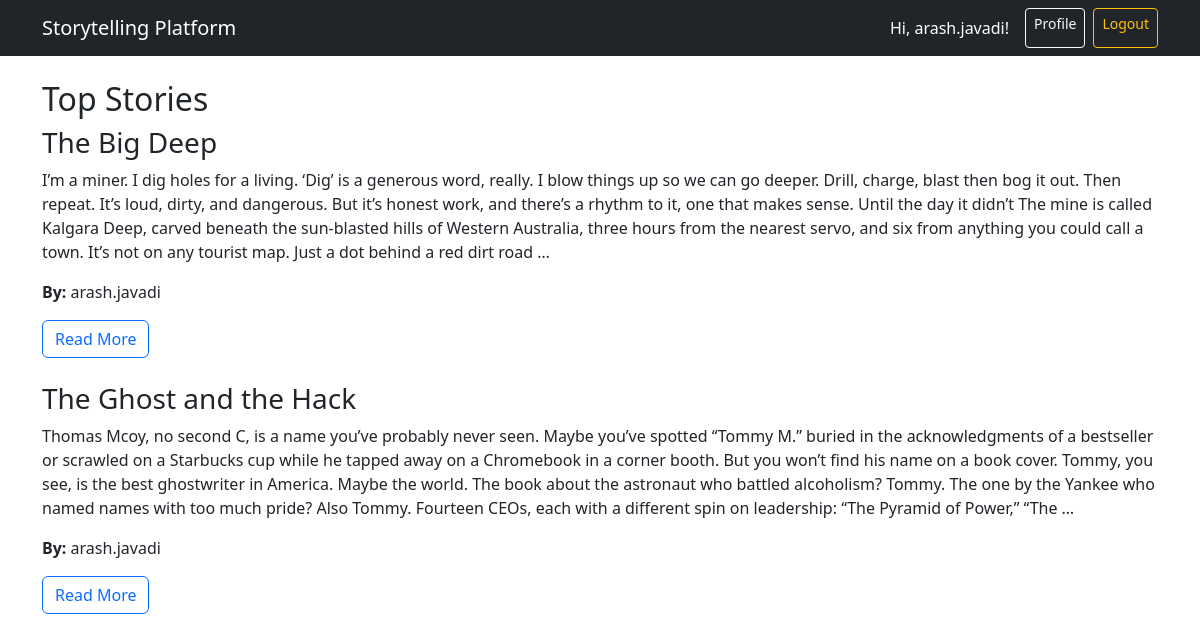
The app's page / (signed in) with its own data.
### stories/models.py (models this page shows, shortened)
class Story(models.Model):
    title = models.CharField(max_length=200)
    description = models.TextField()
    author = models.ForeignKey(User, on_delete=models.CASCADE)
    is_public = models.BooleanField(default=True)
    allow_contributions = models.BooleanField(default=True)
    created_on = models.DateTimeField(auto_now_add=True)

### stories/views.py (the view)
# urls.py: path('', views.story_list, name='story_list'),
def story_list(request):
    stories = Story.objects.filter(is_public=True).order_by('-created_on')
    return render(request, 'stories/story_list.html', {'stories': stories})

### templates/stories/story_list.html
{% extends "base.html" %}
{% block content %}
<h2>Top Stories</h2>
{% for story in stories %}
<div class="mb-4">
    <h3>{{ story.title }}</h3>
    <p>{{ story.description|truncatewords:100 }}</p>
    <p><strong>By:</strong> {{ story.author.username }}</p>
    <a href="{% url 'story_detail' story.id %}" class="btn btn-outline-primary">Read More</a>
</div>
{% empty %}
<p>No stories yet.</p>
{% endfor %}
{% endblock %}

### templates/base.html (shortened to what this page needs)
<!DOCTYPE html>
<html lang="en">
<head>
    <link href="https://cdn.jsdelivr.net/npm/bootstrap@5.3.0/dist/css/bootstrap.min.css" rel="stylesheet">
</head>
<body>
    <nav class="navbar navbar-expand-lg navbar-dark bg-dark mb-4">
        <div class="container">
            <a class="navbar-brand" href="/">Storytelling Platform</a>
            <div class="d-flex ms-auto">
                {% if user.is_authenticated %}
                <span class="navbar-text text-white me-3">Hi, {{ user.username }}!</span>
                <a href="{% url 'profile' %}" class="btn btn-outline-light btn-sm me-2">Profile</a>
                <a href="{% url 'logout' %}" class="btn btn-outline-warning btn-sm">Logout</a>
                {% else %}
                <a href="{% url 'login' %}" class="btn btn-outline-light btn-sm me-2">Login</a>
                <a href="{% url 'register' %}" class="btn btn-success btn-sm">Register</a>
                {% endif %}
            </div>
        </div>
    </nav>
    <div class="container">
        {% block content %}
        {% endblock %}
    </div>
</body>
</html>

### records on screen
Story: title "The Big Deep", description "I’m a miner. I dig holes for a living. ‘Dig’ is a generous word, really. I blow things up so we can go deeper. Drill, charge, blast then bog it out. Then repeat. It’s loud, dirty, and dangerous. But it’s honest work, and there’s a rhythm to it, one that makes sense. Until the day it didn’t The mine is called Kalgara Deep, carved beneath the sun-blasted hills of Western Australia, three hours from the nearest servo, and six from anything you could call a town. It’s not on any tourist map. Just a dot behind a red dirt road …", author.username "arash.javadi"
Story: title "The Ghost and the Hack", description "Thomas Mcoy, no second C, is a name you’ve probably never seen. Maybe you’ve spotted “Tommy M.” buried in the acknowledgments of a bestseller or scrawled on a Starbucks cup while he tapped away on a Chromebook in a corner booth. But you won’t find his name on a book cover. Tommy, you see, is the best ghostwriter in America. Maybe the world. The book about the astronaut who battled alcoholism? Tommy. The one by the Yankee who named names with too much pride? Also Tommy. Fourteen CEOs, each with a different spin on leadership: “The Pyramid of Power,” “The …", author.username "arash.javadi"

### other values on screen
{{ user.username }} "arash.javadi"
